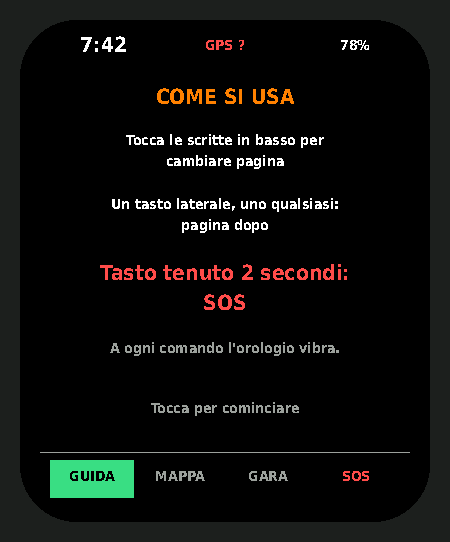
#> input picture orologio/firmware/prove/schermi/01_come_si_usa.png, 450 x 542 px; its folder holds 4 pictures in this run
$ python schermi.py
#> lines starting #> are read from the running program, lines starting #| are printed output that depends on the picture
#!/usr/bin/env python3
"""Rende in PNG le schermate salvate da schermi.cpp (forme + testi + zone colore come sul TFT di Meshtastic)."""
import glob, json, os
from PIL import Image, ImageDraw, ImageFont

def rgb565(c):
    return (((c >> 11) & 31) * 255 // 31, ((c >> 5) & 63) * 255 // 63, (c & 31) * 255 // 31)

FONT = '/usr/share/fonts/truetype/dejavu/DejaVuSansCondensed-Bold.ttf'
QUI = os.path.dirname(os.path.abspath(__file__))
for f in sorted(glob.glob(os.path.join(QUI, 'schermi', '*.json'))):
    d = json.load(open(f)); W, H = d['w'], d['h']
    mono = Image.new('1', (W, H), 0); px = mono.load(); s = d['px']
    for i, ch in enumerate(s):
        v = int(ch, 16)
        for b in range(4):
            k = i * 4 + b
            if v >> (3 - b) & 1: px[k % W, k // W] = 1
    dr = ImageDraw.Draw(mono)
    for t in d['testi']:
        font = ImageFont.truetype(FONT, int(t['d'] * 0.78))
        w = dr.textlength(t['s'], font=font)
        x = t['x'] - (w / 2 if t['a'] == 1 else w if t['a'] == 2 else 0)
        dr.text((x, t['y']), t['s'], font=font, fill=0 if t['n'] else 1)
    out = Image.new('RGB', (W, H)); o = out.load(); m = mono.load()
    zone = d['zone']
    sf = d.get('sfondo'); idx = bytes.fromhex(sf['idx']) if sf else None
    tav = [rgb565(c) for c in sf['tav']] if sf else None
    for y in range(H):
        attive = [z for z in zone if z[1] <= y < z[1] + z[3]]
        for x in range(W):
            on = m[x, y]; col = (255, 255, 255) if on else (0, 0, 0)
            for z in reversed(attive):
                if z[0] <= x < z[0] + z[2]:
                    col = rgb565(z[4] if on else z[5]); break
            if sf and not on:      # come sul TFT: lo sfondo vale per i pixel spenti dentro la mappa
                r = (y - sf['y0']) // sf['scala']; c = x // sf['scala']
                if 0 <= r < sf['h'] and 0 <= c < sf['w']: col = tav[idx[r * sf['w'] + c]]
            o[x, y] = col
    # bordo arrotondato dell'AMOLED
    maschera = Image.new('L', (W, H), 0); ImageDraw.Draw(maschera).rounded_rectangle([0, 0, W - 1, H - 1], 56, fill=255)
    fondo = Image.new('RGB', (W + 40, H + 40), (28, 31, 29)); fondo.paste(out, (20, 20), maschera)
    fondo.save(f[:-5] + '.png')
# tutte insieme, con il nome sotto
png = sorted(p for p in glob.glob(os.path.join(QUI, 'schermi', '*.png')) if not p.endswith('tutte.png'))
if png:
    col = 6; im = [Image.open(p) for p in png]; w, h = im[0].size; righe = (len(im) + col - 1) // col
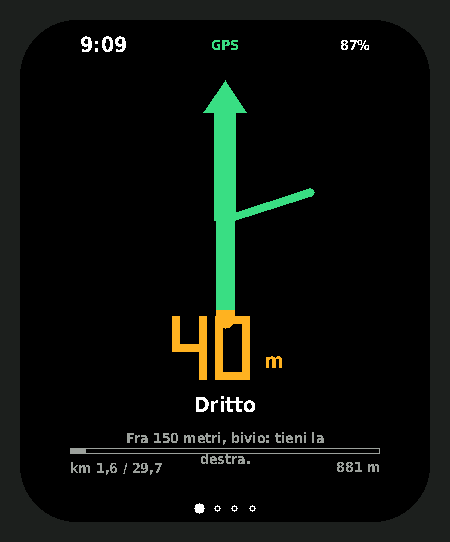
#> input picture orologio/firmware/prove/schermi/01_preavviso.png, 450 x 542 px
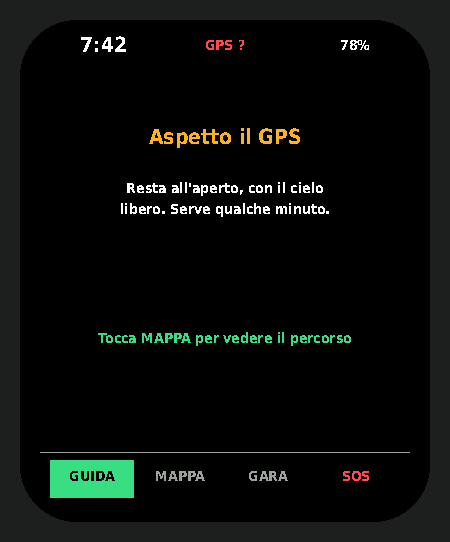
#> input picture orologio/firmware/prove/schermi/02_guida_senza_gps.png, 450 x 542 px
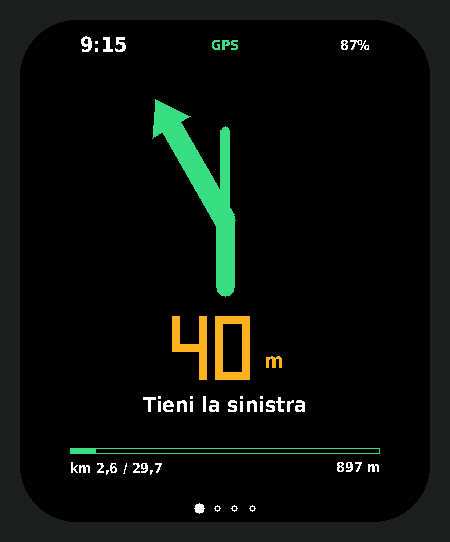
#> input picture orologio/firmware/prove/schermi/02_indicazione.png, 450 x 542 px
#> after `im = [Image.open(p) for p in png]`: im = 4 items
#> after `w, h = im[0].size`: w = 450; h = 542
#> after `righe = (len(im) + col - 1) // col`: righe = 1
    foglio = Image.new('RGB', (col * w, righe * (h + 34)), (18, 20, 19)); dr = ImageDraw.Draw(foglio)
    font = ImageFont.truetype(FONT, 22)
    for i, (p, m) in enumerate(zip(png, im)):
        x, y = i % col * w, i // col * (h + 34)
        foglio.paste(m, (x, y))
        dr.text((x + w / 2, y + h + 4), os.path.basename(p)[3:-4].replace('_', ' '), font=font, fill=(220, 220, 210), anchor='ma')
#> this loop made 4 passes
#> x on passes 1 to 4: 0, 450, 900, 1350
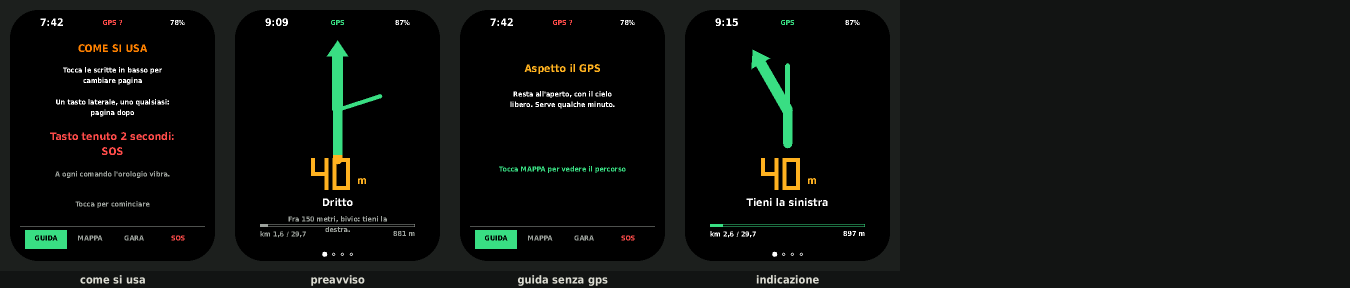
#> foglio: PIL image 2700x576 RGB (shown at 1/2 size); mean R, G, B 14.3, 16.7, 14.3
    foglio.save(os.path.join(QUI, 'schermi', 'tutte.png'))
print('ok')
